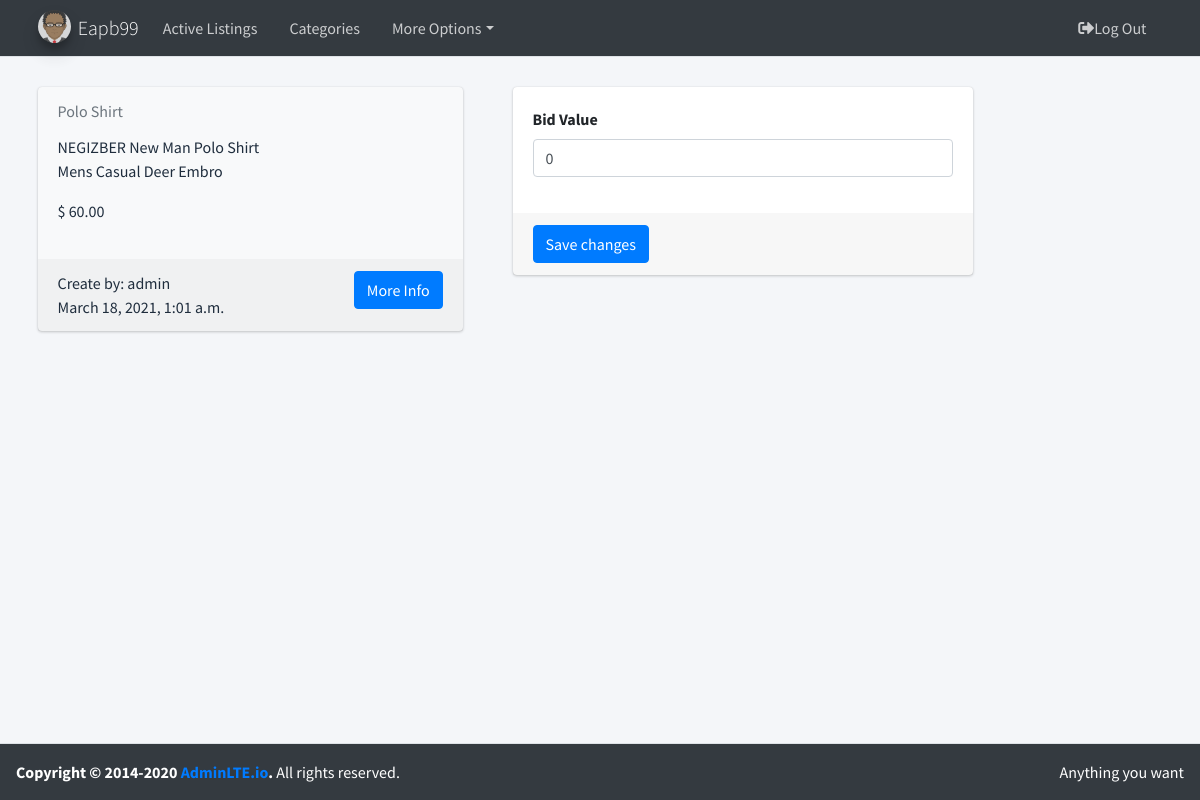
Screenshot of /bid/2 (signed in) with the database file from the repository.
### auctions/models.py (models this page shows, shortened)
class User(AbstractUser):
    def __str__(self):
        return  f'{self.username}'

class Listing(models.Model):
    lis_name = models.CharField(max_length=50, verbose_name='name')
    lis_description = models.TextField(max_length=500, verbose_name='description')
    lis_image = models.CharField(max_length=500, verbose_name='image')
    lis_active = models.BooleanField(default=True, verbose_name='active')
    lis_date = models.DateTimeField(auto_now=True, verbose_name='date')
    lis_price = models.DecimalField(validators=[MinValueValidator(0)], max_digits=10, decimal_places=2, verbose_name='price')
    lis_user = models.ForeignKey(User, on_delete=models.CASCADE, related_name="listing_user", blank=True, verbose_name='User')
    category = models.ManyToManyField(Category, blank=True, related_name="listing_category")
    watchlist = models.ManyToManyField(User, related_name='watchlist', blank=True)
    class Meta:
        ordering = ['id']

### auctions/views.py (the view)
# urls.py: path('bid/<int:pk>', views.make, name='bid'),
def make(request, pk):
    if request.method == "POST":
        value = float(request.POST['initial'])
        listing = Listing.objects.get(pk=pk)
        bid = Bid.objects.filter(listings=listing.pk)
        if bid.exists():
            last = bid.order_by('-initial').first()
            return response_bid(request, value, last.initial, listing)
        else:
            return response_bid(request, value, listing.lis_price, listing)
    else:
        listing = Listing.objects.get(pk=pk)
        return render(request, "bid/bid.html", {
            'foo': listing,
            'last': Bid.objects.filter(listings=listing.pk).order_by('-initial').first(),
            'form': BidForm()
        })

### auctions/forms.py
class BidForm(ModelForm):
    class Meta:
        model = Bid
        fields = '__all__'
        labels = {
            'initial': 'Bid Value'
        }
        widgets = {
            'initial': NumberInput(attrs={'class': 'form-control', 'min': 0, 'placeholder': '$'})
        }
    def __init__(self, *args, **kwargs):
        super(BidForm, self).__init__(*args, **kwargs)
        self.fields['user'].widget = HiddenInput()
        self.fields['listings'].widget = HiddenInput()

### auctions/templates/bid/bid.html (shortened to what this page needs)
{% extends 'base/body.html' %}
{% load widget_tweaks %}
{% block content %}
    <div class="row">
        <div class="col-7 col-sm-6 col-md-5 d-flex align-items-stretch">
            <div class="card bg-light">
                <div class="card-header text-muted border-bottom-0">
                    {{ foo.lis_name }}
                </div>
                <div class="card-body pt-0">
                    <div class="row">
                        <div class="col-7">
                            <p>{{ foo.lis_description|slice:":50" }}</p>
                            <p>$ {{ foo.lis_price }}</p>
                        </div>
                        <div class="col-5 text-center">
                        </div>
                    </div>
                </div>
                <div class="card-footer">
                    Create by: {{ foo.lis_user }}
                    <a href="#" class="">
                        <button class="btn btn-primary float-right">More Info</button>
                    </a>
                    <footer>{{ foo.lis_date }}</footer>
                </div>
            </div>
        </div>
        <div class="col-5">
            <div class="card ">
                <form method="post">
                    <div class="card-body">
                        {% for visible_field in form.visible_fields %}
                            <div class="form-group">
                                <label for="">{{ visible_field.label }}</label>
                                {{ visible_field|add_class:'form-control' }}
                            </div>
                        {% endfor %}
                    </div>
                    <div class="card-footer">
                        <button type="submit" class="btn btn-primary">Save changes</button>
                    </div>
                </form>
            </div>
        </div>
    </div>
{% endblock %}

### auctions/templates/base/navbar.html (shortened to what this page needs)
{% load static %}
<nav class="main-header navbar navbar-expand-md navbar-light navbar-dark">
    <div class="container">
        <a class="navbar-brand">
            {% if user.is_authenticated %}
                <img src="{% static 'lib/adminlte-3.0.4/img/avatar.png' %}" alt="AdminLTE Logo"
                     class="brand-image img-circle elevation-3" style="opacity: .8">
                <span class="brand-text font-weight-light">{{ user.username|title }}</span>
            {% endif %}
        </a>
        <div class="collapse navbar-collapse order-3" id="navbarCollapse">
            <ul class="navbar-nav">
                <li class="nav-item">
                    <a class="nav-link" href="{% url 'index' %}">Active Listings</a>
                </li>
                {% if user.is_authenticated %}
                    <li class="nav-item">
                        <a href="{% url 'category' %}" class="nav-link">Categories</a>
                    </li>
                    <li class="nav-item dropdown">
                    <a id="dropdownSubMenu1" href="#" data-toggle="dropdown" aria-haspopup="true"
                       aria-expanded="false" class="nav-link dropdown-toggle">More Options</a>
                </li>
                {% endif %}
            </ul>
        </div>
        <ul class="order-1 order-md-3 navbar-nav navbar-no-expand ml-auto">
            {% if user.is_authenticated %}
                <li class="nav-item">
                    <a class="nav-link" href="{% url 'logout' %}"> <i class="fas fa-sign-out-alt"></i>Log
                        Out</a>
                </li>
            {% endif %}
        </ul>
    </div>
</nav>

### rows the page displays
User: username "Eapb99"
Listing: lis_name "Polo Shirt", lis_description "NEGIZBER New Man Polo Shirt Mens Casual Deer Embro", lis_price "60.00", lis_user "admin", lis_date "March 18, 2021, 1:01 a.m."

### other values shown
{{ visible_field.label }} "Bid Value"
